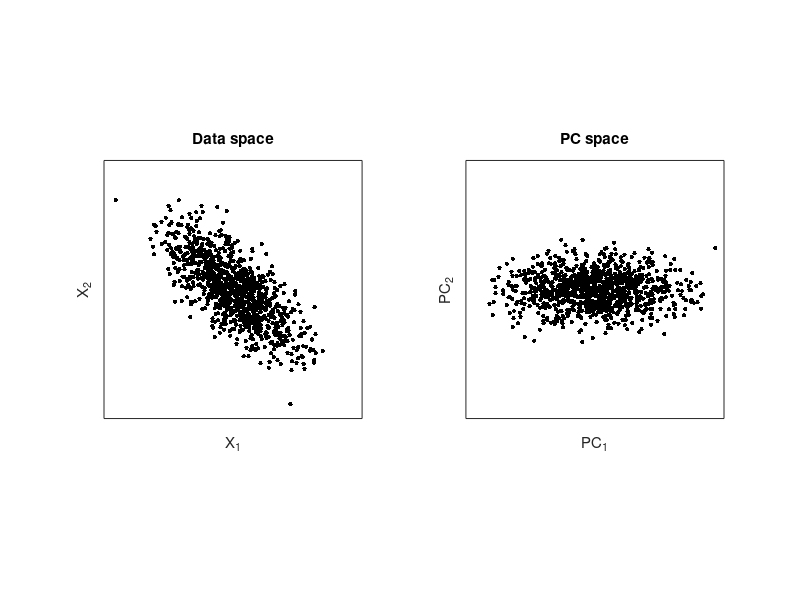

The MATLAB source for this figure: (Note: this script raises an error after producing the figure.)
%%
%   COURSE: Master statistics and machine learning: intuition, math, code										
%      URL: udemy.com/course/statsml_x/?couponCode=202112 
% 
%  SECTION: Clustering and dimension-reduction
%    VIDEO: PCA
% 
%  TEACHER: Mike X Cohen, sincxpress.com
%

%%

% a clear MATLAB workspace is a clear mental workspace
close all; clear; clc
pkg load statistics % load Octave stats package

%% create data

N = 1000;

% data
x = [ 1*randn(N,1) .4*randn(N,1) ];

% rotation matrix
th = pi/4;
R1 = [ cos(th) -sin(th); sin(th) cos(th) ];

% rotate data
y = x*R1;


% and plot
figure(1), clf
subplot(121)
axlim = [-1.1 1.1]*max(abs(y(:))); % axis limits
plot(y(:,1),y(:,2),'k.','markersize',10)
set(gca,'xlim',axlim,'ylim',axlim,'xtick',[],'ytick',[])
xlabel('X_1'), ylabel('X_2')
axis square
title('Data space')

%% now for PCA

% PCA using MATLAB's function
[coeffs,pcscores] = princomp(y);

% plot
subplot(122)
plot(pcscores(:,1),pcscores(:,2),'k.','markersize',10)
set(gca,'xlim',axlim,'ylim',axlim,'xtick',[],'ytick',[])
xlabel('PC_1'), ylabel('PC_2')
axis square
title('PC space')

%% for dimension reduction

spikes = csvread('spikes.csv');

figure(2), clf
subplot(511)
plot(mean(spikes,1))

subplot(5,1,2:5)
imagesc(spikes)
xlabel('Time points')

%% pca

[coeffs,pcscores,explVar] = princomp(spikes);
explVar = 100*explVar/sum(explVar);


% show the scree plot (a.k.a. eigenspectrum)
figure(3), clf
subplot(221)
plot(explVar,'kp-','markerfacecolor','k','markersize',15)
xlabel('Component number')
ylabel('Percent variance explained')

subplot(222)
plot(cumsum(explVar),'kp-','markerfacecolor','k','markersize',15)
xlabel('Component number')
ylabel('Cumulative percent variance explained')


% now show the PC weights for the top two components
subplot(212)
plot(coeffs(:,1:2),'linewidth',3)
xlabel('Time')
legend({'Comp 1';'Comp 2'})
title('PC weights (coefficients)')


% finally, show the PC scores
figure(4), clf
plot(pcscores(:,1),pcscores(:,2),'k.','markersize',2)
xlabel('PC_1'), ylabel('PC_2')
axis square
title('PC space')

%% done.
